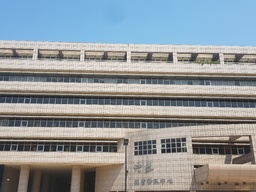
#> input picture CV/m3.jpg, 256 x 192 px, shrunk from 1008 x 756 before the run, found by its file name
$ python HW2.py
#> lines starting #> are read from the running program, lines starting #| are printed output that depends on the picture; long printed decimals are rounded
# %%
import cv2
import numpy as np
import random
import matplotlib.pyplot as plt
# read the image file & output_image the color & gray image


def read_img(path):
    # opencv read image in "BGR" color space
    img = cv2.imread(path)
    img_gray = cv2.cvtColor(img, cv2.COLOR_BGR2GRAY)
    img_rgb = cv2.cvtColor(img, cv2.COLOR_BGR2RGB)
    return img_gray, img_rgb

# the dtype of img must be "uint8" to avoid the error of SIFT detector


def img_to_gray(img):
    if img.dtype != "uint8":
        print("The input image dtype is not uint8 , image type is : ", img.dtype)
        return
    img_gray = cv2.cvtColor(img, cv2.COLOR_BGR2GRAY)
    return img_gray


def SIFT(img):
    SIFT_detector = cv2.SIFT_create()
    kp, des = SIFT_detector.detectAndCompute(img, None)
    return kp, des


def plot_sift(gray, rgb, kp):
    tmp = rgb.copy()  # deep copy
    img = cv2.drawKeypoints(
        gray, kp, tmp, flags=cv2.DRAW_MATCHES_FLAGS_DRAW_RICH_KEYPOINTS)
    return img


def K_NN(kp1, des1, kp2, des2, k):
    k_nearest_neighbor = np.zeros((len(kp1), k), dtype=np.uint16)
    for i in range(len(kp1)):
        distance = np.zeros(len(kp2))
        source_feature = des1[i]
        for j in range(len(kp2)):
            target_feature = des2[j]
            distance[j] = np.linalg.norm(source_feature - target_feature)
        minimum_distance_index = np.argsort(distance)
        k_nearest_neighbor[i] = minimum_distance_index[:k]
    return k_nearest_neighbor


def Ratio_Test(kp1, des1, kp2, des2, nearest_neighbor, threshold):
    matches = []
    for i in range(len(kp1)):
        d1 = np.linalg.norm(des1[0] - des2[nearest_neighbor[i][0]])
        d2 = np.linalg.norm(des1[0] - des2[nearest_neighbor[i][1]])
        if d1 < threshold * d2:
            matches.append(list(kp1[i].pt + kp2[nearest_neighbor[i][0]].pt))
    matches = np.array(matches)
    return matches


"""
    def plot_matches(matches, concatenate_image):
        match_img = concatenate_image.copy()
        offset = concatenate_image.shape[1]/2
        fig, ax = plt.subplots()
        ax.set_aspect('equal')
        ax.imshow(np.array(match_img).astype('uint8'),
                cmap="gray")  # 　RGB is integer type

        ax.plot(matches[:, 0], matches[:, 1], 'xr')
        ax.plot(matches[:, 2] + offset, matches[:, 3], 'xr')

        ax.plot([matches[:, 0], matches[:, 2] + offset], [matches[:, 1], matches[:, 3]],
                'r', linewidth=0.5)

        plt.show()
"""

"""
    # p2 = Hp1
    # (wx2, wy2 , w) = H(x1, y1, 1)
    # H = [
    #      [A11, A12, A13],
    #      [A21, A22, A23],
    #      [A31, A32, A33]
    #     ]
    # w = x1A31 + y1A32 + A33
    # wx2 = x2(x1A31 + y1A32 + A33) = x1A11 + y1A12 + A13
        # >> x1A11 + y1A12 + A13 - x2(x1A31 + y1A32 + A33) = 0
    # wy2 = y2(x1A31 + y1A32 + A33) = x1A21 + y1A22 + A23
        # >> x1A21 + y1A22 + A23 - y2(x1A31 + y1A32 + A33) = 0
"""


def homography(samples):
    a_matrix = []
    for sample in samples:
        p1 = np.append(sample[:2], 1)  # x1, y1, 1
        p2 = np.append(sample[2:], 1)  # x2, y2, 1
        a1 = [p1[0], p1[1], 1, 0, 0, 0, -p2[0]*p1[0], -p2[0]*p1[1], -p2[0]]
        a2 = [0, 0, 0, p1[0], p1[1], 1, -p2[1]*p1[0], -p2[1]*p1[1], -p2[1]]
        a_matrix.append(a1)
        a_matrix.append(a2)
    a_matrix = np.array(a_matrix)
    # corresponding smallest eigenvalue of eigenvector
    _, _, vh = np.linalg.svd(a_matrix)
    h = vh[-1].reshape(3, 3)
    h = h / h[2][2]
    return h


def Ransac(matches, threshold, iterations):
    best_h_matrix = []
    best_inliers = []
    for iter in range(iterations):
        samples_index = random.sample(range(len(matches)), 4)
        samples = [matches[index] for index in samples_index]
        h_matrix = homography(samples)
        all_p1 = np.concatenate(
            (matches[:, :2], np.ones((len(matches), 1))), axis=1)
        all_p2 = matches[:, 2:]
        estimate_p2 = np.matmul(h_matrix, all_p1.T).T
        # print(estimate_p2.shape)
        for i in range(len(matches)):
            estimate_p2[i] = estimate_p2[i] / estimate_p2[i][2]
        estimate_p2 = estimate_p2[:, 0:2]
        errors = np.linalg.norm(all_p2 - estimate_p2, axis=1)**2
        inliers_index = np.where(errors < threshold)[0]
        inliers = matches[inliers_index]
        if len(inliers) > len(best_inliers):
            best_inliers = inliers
            best_h_matrix = h_matrix
    return best_inliers, best_h_matrix


def translate(image1, image2, h_matrix):
    h1, w1, c1 = image1.shape
    h2, w2, c2 = image2.shape
    # 以image2中的四個corner的座標當作基準去計算
    corners = np.array(
        [[0, 0, 1], [w2 - 1, 0, 1], [w2 - 1, h2 - 1, 1], [0, h2 - 1, 1]])
    # 把image2四個corner的座標經過homography matrix轉換後
    # 得到在image1相對應的座標
    transform_corners = np.matmul(h_matrix, corners.T).T
    for i in range(len(corners)):
        transform_corners[i] = transform_corners[i] / transform_corners[i][2]

    transform_corners = transform_corners[:, :2]
    x_min = min(min(transform_corners[:, 0]), 0)
    y_min = min(min(transform_corners[:, 1]), 0)
    """
    print(transform_corners)
                            [[-170.06491952  -49.23902745] image2中(0, 0)對應到image1的座標
                            [ 836.57361736   38.94680412]  image2中(w2 - 1, 0)對應到image1的座標
                            [ 820.07621228  745.49125985]    ''    (w2 - 1, h2 - 1)    ''
                            [-205.34991699  763.95041104]]   ''    (0, h2 - 1)    ''
    """
    size = (int(round(w2 + abs(x_min))), int(round(h2 + abs(y_min))))

    # h_matrix是使用image2轉換成image1
    # 所以A是把image1轉換到與image2的translation_matrix
    translation_matrix = np.array([[1, 0, -x_min], [0, 1, -y_min], [0, 0, 1]])
    A = np.matmul(translation_matrix, h_matrix)
    """
        print(size) >> (1213, 805)
    """
    # 把image1用合併後的size來表示的話，
    # 是對image1和translation_matrix A 做運算
    warped_1 = cv2.warpPerspective(src=image1, M=A, dsize=size)

    # 因為我們是以image2為基準，
    # 所以要把image2以合併後的size表示的話
    # 只需要做affine translation就好

    print(h_matrix)
    print(translation_matrix)
    print(A)

    warped_2 = cv2.warpPerspective(
        src=image2, M=translation_matrix, dsize=size)
    return warped_1, warped_2


def isblack(pixel):
    black_pixel = np.array([0, 0, 0])
    return np.array_equal(pixel, black_pixel)


def stitch_image(warped_1, warped_2):
    rows, cols, channels = warped_1.shape
    output_image = np.zeros((rows, cols, channels), dtype=np.uint8)
    for i in range(rows):
        for j in range(cols):
            if (not isblack(warped_1[i][j])) and isblack(warped_2[i][j]):
                output_image[i][j][:] = warped_1[i][j][:]
            elif isblack(warped_1[i][j]) and (not isblack(warped_2[i][j])):
                output_image[i][j][:] = warped_2[i][j][:]
            elif (not isblack(warped_1[i][j])) and (not isblack(warped_2[i][j])):
                output_image[i][j][:] = (
                    warped_1[i][j][:] / 2) + (warped_2[i][j][:] / 2)
            else:
                pass
    return output_image
# create a window to show the image
# It will show all the windows after you call im_show()
# Remember to call im_show() in the end of main


def create_im_window(window_name, img):
    cv2.imshow(window_name, img)

# show the all window you call before im_show()
# and press any key to close all windows


def im_show():
    cv2.waitKey(0)
    cv2.destroyAllWindows()


if __name__ == '__main__':
    image1_gray, image1_rgb = read_img("test/m3.jpg")
#> in read_img, img is the input picture: shape (192, 256, 3); mean B, G, R 153.3, 149.7, 142.8
#> in read_img, `img_gray = cv2.cvtColor(img, cv2.COLOR_BGR2GRAY)`:
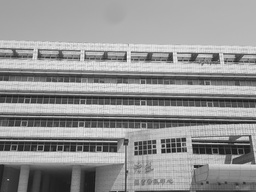
#> img_gray: shape (192, 256); min 17, max 248, mean 148.1
    image2_gray, image2_rgb = read_img("test/m4.jpg")
#> call 2 of read_img, with path = 'test/m4.jpg'
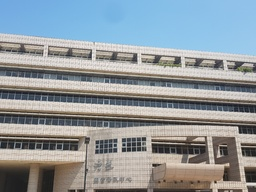
#> input picture CV/m4.jpg, 256 x 192 px, shrunk from 1008 x 756 before the run, found by its file name
#> in read_img, img is the input picture: shape (192, 256, 3); mean B, G, R 156.1, 151.4, 143.4
#> in read_img (call 2), `img_gray = cv2.cvtColor(img, cv2.COLOR_BGR2GRAY)`:
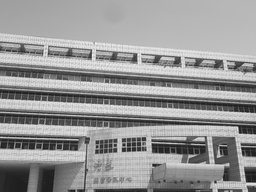
#> img_gray: shape (192, 256); min 19, max 243, mean 149.5
    """
        # [7 lines of commented-out code are left out]
    """
    kp1, des1 = SIFT(image1_gray)
#> in SIFT, `kp, des = SIFT_detector.detectAndCompute(img, None)`: kp = 410 keypoints; strongest (x, y, size): (163, 151, 2.8), (163, 146, 1.9), (215, 58, 6.3), (170, 58, 5.2)
#> kp1 has the same summary as kp in SIFT
    kp2, des2 = SIFT(image2_gray)
#> in SIFT (call 2), `kp, des = SIFT_detector.detectAndCompute(img, None)`: kp = 539 keypoints; strongest (x, y, size): (123, 150, 2.7), (218, 64, 6.5), (154, 165, 2.2), (177, 61, 5.9)
#> kp2 has the same summary as kp in SIFT

    """ Plot the keypoints in concatenate images
        # [4 lines of commented-out code are left out]
    """
    # Show the coordinate of keypoint
    # keypoints are in the form of x-y coordinate, not the common seen row-column form.
    # coordinate = cv2.KeyPoint_convert(kp1)

    two_nn = K_NN(kp1, des1, kp2, des2, 2)
#> in K_NN, `k_nearest_neighbor = np.zeros((len(kp1), k), dtype=np.uint16)`: k_nearest_neighbor = 410 pairs, first value 0 to 0, second value 0 to 0
#> after the loop in K_NN, `for i in range(len(kp1)):`: k_nearest_neighbor = 410 pairs, first value 2 to 536, second value 2 to 536
#> two_nn has the same summary as k_nearest_neighbor in K_NN
    matches = Ratio_Test(kp1, des1, kp2, des2, two_nn, 0.95)
#> the loop in Ratio_Test, `for i in range(len(kp1)):` made 410 passes
#> (d1, d2) on passes 1 to 3: (234.1, 241), (406.2, 414.3), (413, 437.7)
#> after the loop in Ratio_Test, `for i in range(len(kp1)):`: matches = 76 items, first 6: [6.28, 51.07, 104.5, 53.52], [7.2, 148.9, 51.78, 148.1], [10.69, 118.4, 20.67, 115.5], [10.75, 51.43, 251.7, 65.21], [14.08, 170.6, 235.1, 147.2], [22.63, 46.53, 60.59, 44.86]
#> in Ratio_Test, `matches = np.array(matches)`: matches = 76 rows, first 6: [6.28, 51.07, 104.5, 53.52], [7.2, 148.9, 51.78, 148.1], [10.69, 118.4, 20.67, 115.5], [10.75, 51.43, 251.7, 65.21], [14.08, 170.6, 235.1, 147.2], [22.63, 46.53, 60.59, 44.86]
    # plot_matches(matches, concat_gray)

    best_inliers, best_h_matrix = Ransac(matches, 5, 2000)
#> the loop in Ransac, `for iter in range(iterations):` made 2000 passes
#> (samples_index, inliers_index) on passes 1 to 12: ([49, 53, 5, 33], [5, 33, 49, 53]), ([65, 62, 51, 38], [38, 51, 62, 65]), ([61, 45, 74, 27], [27, 45, 47, 61, 74]), ([64, 17, 36, 12], [12, 17, 36, 64]), ([32, 68, 18, 39], [18, 32, 39, 68]), ([12, 9, 42, 60], [9, 12, 42, 60]), ([71, 12, 45, 55], [12, 45, 55, 71]), ([40, 26, 70, 61], [26, 40, 61, 70]), ([56, 66, 33, 7], [7, 33, 56, 66]), ([70, 1, 11, 51], [1, 11, 51, 70]), ([0, 63, 42, 31], [0, 6, 31, 42, 63]), ([41, 8, 24, 72], [8, 24, 41, 72])
#> inliers_index on pass 41: [25, 33, 45, 60]
#> after the loop in Ransac, `for iter in range(iterations):`: best_inliers = 23 rows, first 6: [77.22, 57.82, 40.15, 52.8], [86.13, 126.2, 46.84, 123.4], [86.56, 119.5, 47.45, 116.6], [89.64, 175.2, 48.14, 173.6], [91.93, 150, 51.78, 148.1], [113.3, 188, 74.89, 185.8]
#> best_h_matrix = [[1.04, -0.0354, -35.76], [0.0592, 1.04, -10.15], [0.000255, 4.11e-05, 1]]
    # plot_matches(best_inliers, concat_gray)

    warped_1, warped_2 = translate(image1_rgb, image2_rgb, best_h_matrix)
#> in translate, `transform_corners = np.matmul(h_matrix, corners.T).T`: transform_corners = [[-35.76, -10.15, 1], [230.4, 4.95, 1.07], [223.7, 204.5, 1.07], [-42.51, 189.4, 1.01]]
#> after the loop in translate, `for i in range(len(corners)):`: transform_corners = [[-35.76, -10.15, 1], [216.3, 4.65, 1], [208.5, 190.6, 1], [-42.18, 187.9, 1]]
#> in translate, `transform_corners = transform_corners[:, :2]`: transform_corners = [[-35.76, -10.15], [216.3, 4.65], [208.5, 190.6], [-42.18, 187.9]]
#> in translate, `x_min = min(min(transform_corners[:, 0]), 0)`: x_min = -42.18
#> in translate, `y_min = min(min(transform_corners[:, 1]), 0)`: y_min = -10.15
#> in translate, `size = (int(round(w2 + abs(x_min))), int(round(h2 + abs(y_min))))`: size = (298, 202)
#> in translate, `translation_matrix = np.array([[1, 0, -x_min], [0, 1, -y_min], [0, 0, ..`: translation_matrix = [[1, 0, 42.18], [0, 1, 10.15], [0, 0, 1]]
#> in translate, `A = np.matmul(translation_matrix, h_matrix)`: A = [[1.05, -0.0337, 6.43], [0.0618, 1.05, 0], [0.000255, 4.11e-05, 1]]
#> in translate, `warped_1 = cv2.warpPerspective(src=image1, M=A, dsize=size)`:
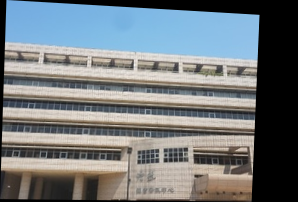
#> warped_1: shape (202, 298, 3); mean R, G, B 115.5, 121.2, 124.3
#| [[ 1.04389144e+00 -3.53870713e-02 -3.57557014e+01]
#|  [ 5.92293645e-02  1.04472640e+00 -1.01508146e+01]
#|  [ 2.55388129e-04  4.10737573e-05  1.00000000e+00]]
#| [[ 1.          0.         42.184]
#|  [ 0.          1.         10.151]
#|  [ 0.          0.          1.        ]]
#| [[ 1.05466466e+00 -3.36544283e-02  6.42799581e+00]
#|  [ 6.18217620e-02  1.04514333e+00  0.00000000e+00]
#|  [ 2.55388129e-04  4.10737573e-05  1.00000000e+00]]
#> in translate, `warped_2 = cv2.warpPerspective( src=image2, M=translation_matrix, dsiz..`:
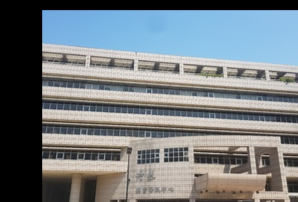
#> warped_2: shape (202, 298, 3); mean R, G, B 117, 123.5, 127.4
    plt.figure(figsize=(20, 20))
    plt.subplot(3, 1, 1)
    plt.imshow(warped_1)
    plt.subplot(3, 1, 2)
    plt.imshow(warped_2)
    output_image = stitch_image(warped_1, warped_2)
#> after the loop in stitch_image, `for i in range(rows):`:
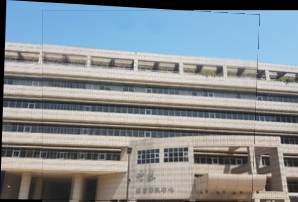
#> output_image: shape (202, 298, 3); mean R, G, B 134.9, 142.2, 146.6
    plt.subplot(3, 1, 3)
    plt.imshow(output_image)
    plt.show()

    # the example of image window
    # create_im_window("Result", test)
    # im_show()

    # you can use this function to store the result
    cv2.imwrite("result.jpg", output_image)

# %%
